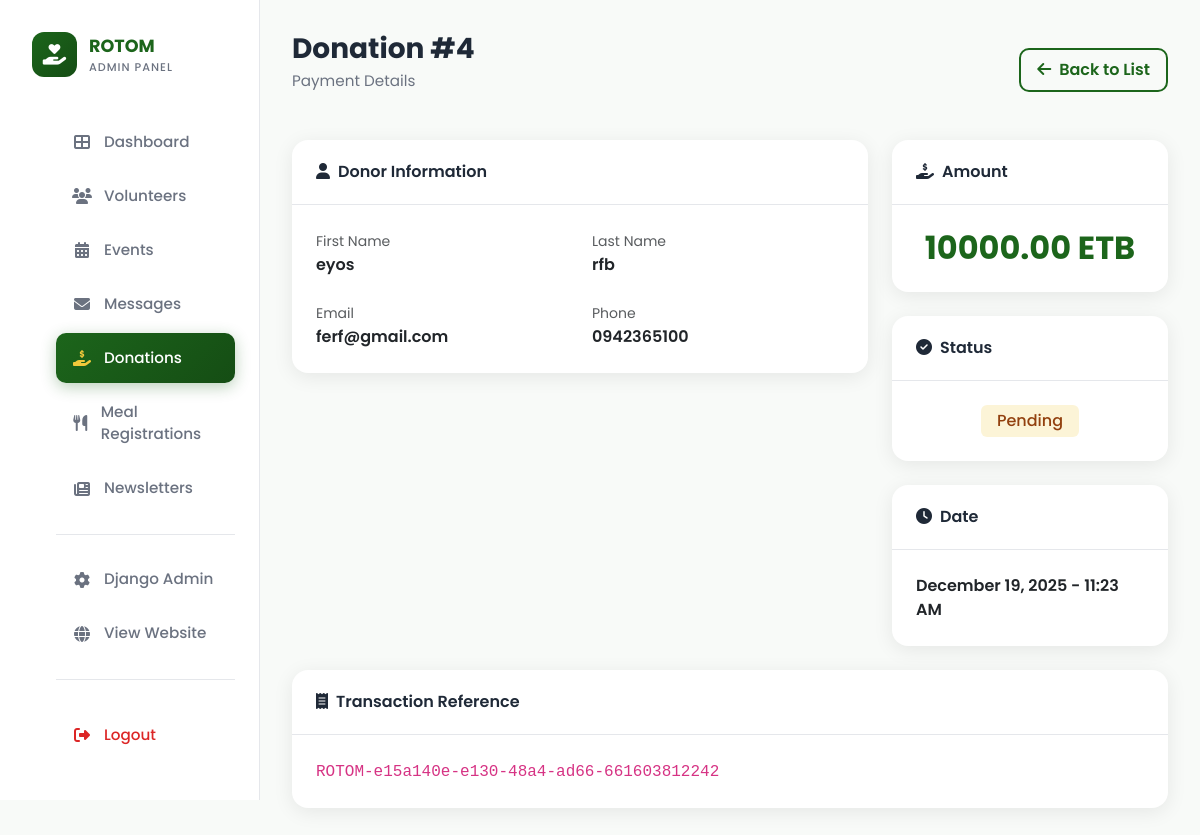
Screenshot of /dashboard/payment/4/ (signed in) with the database file from the repository.
### rotom/models.py (models this page shows, shortened)
class Payment(models.Model):
    amount = models.DecimalField(max_digits=10, decimal_places=2)
    tx_ref = models.CharField(max_length=100, unique=True, db_index=True)
    status = models.CharField(max_length=20, default='pending', db_index=True)
    email = models.EmailField(db_index=True)
    first_name = models.CharField(max_length=100)
    last_name = models.CharField(max_length=100)
    phone_number = models.CharField(max_length=20, blank=True)
    created_at = models.DateTimeField(auto_now_add=True, db_index=True)
    updated_at = models.DateTimeField(auto_now=True)

### dashboard/views.py (the view)
# urls.py: path('payment/<int:pk>/', views.payment_detail, name='payment_detail'),
@staff_member_required(login_url='dashboard:login')
def payment_detail(request, pk):
    payment = get_object_or_404(Payment, pk=pk)
    return render(request, 'dashboard/payment_detail.html', {'payment': payment})

### dashboard/templates/dashboard/payment_detail.html (shortened to what this page needs)
{% extends 'dashboard/base_admin.html' %}
{% block content %}
<div class="page-header d-flex justify-content-between align-items-center">
    <div>
        <h1 class="page-title">Donation #{{ payment.pk }}</h1>
        <p class="page-subtitle">Payment Details</p>
    </div>
    <a href="{% url 'dashboard:manage_payments' %}" class="btn btn-outline-primary">
        <i class="fas fa-arrow-left me-1"></i> Back to List
    </a>
</div>
<div class="row g-4">
    <div class="col-lg-8">
        <div class="card">
            <div class="card-header">
                <i class="fas fa-user me-2"></i>Donor Information
            </div>
            <div class="card-body">
                <div class="row g-4">
                    <div class="col-md-6">
                        <label class="text-muted small">First Name</label>
                        <p class="mb-0 fw-semibold">{{ payment.first_name }}</p>
                    </div>
                    <div class="col-md-6">
                        <label class="text-muted small">Last Name</label>
                        <p class="mb-0 fw-semibold">{{ payment.last_name }}</p>
                    </div>
                    <div class="col-md-6">
                        <label class="text-muted small">Email</label>
                        <p class="mb-0 fw-semibold">{{ payment.email }}</p>
                    </div>
                    <div class="col-md-6">
                        <label class="text-muted small">Phone</label>
                        <p class="mb-0 fw-semibold">{{ payment.phone_number|default:"N/A" }}</p>
                    </div>
                </div>
            </div>
        </div>
    </div>
    <div class="col-lg-4">
        <div class="card mb-4">
            <div class="card-header">
                <i class="fas fa-hand-holding-usd me-2"></i>Amount
            </div>
            <div class="card-body text-center">
                <h2 class="mb-0" style="color: var(--primary); font-weight: 700;">{{ payment.amount }} ETB</h2>
            </div>
        </div>
        <div class="card mb-4">
            <div class="card-header">
                <i class="fas fa-check-circle me-2"></i>Status
            </div>
            <div class="card-body text-center">
                {% if payment.status == 'success' %}
                <span class="badge badge-success" style="font-size: 1rem; padding: 0.5rem 1rem;">Success</span>
                {% elif payment.status == 'pending' %}
                <span class="badge badge-warning" style="font-size: 1rem; padding: 0.5rem 1rem;">Pending</span>
                {% else %}
                <span class="badge badge-danger" style="font-size: 1rem; padding: 0.5rem 1rem;">Failed</span>
                {% endif %}
            </div>
        </div>
        <div class="card">
            <div class="card-header">
                <i class="fas fa-clock me-2"></i>Date
            </div>
            <div class="card-body">
                <p class="mb-0 fw-semibold">{{ payment.created_at|date:"F d, Y - h:i A" }}</p>
            </div>
        </div>
    </div>
    <div class="col-12">
        <div class="card">
            <div class="card-header">
                <i class="fas fa-receipt me-2"></i>Transaction Reference
            </div>
            <div class="card-body">
                <code style="font-size: 1rem;">{{ payment.tx_ref }}</code>
            </div>
        </div>
    </div>
</div>
{% endblock %}

### rows the page displays
Payment: pk "4", first_name "eyos", last_name "rfb", email "ferf@gmail.com", phone_number "0942365100", amount "10000.00", created_at "December 19, 2025 - 11:23 AM", tx_ref "ROTOM-e15a140e-e130-48a4-ad66-661603812242"
